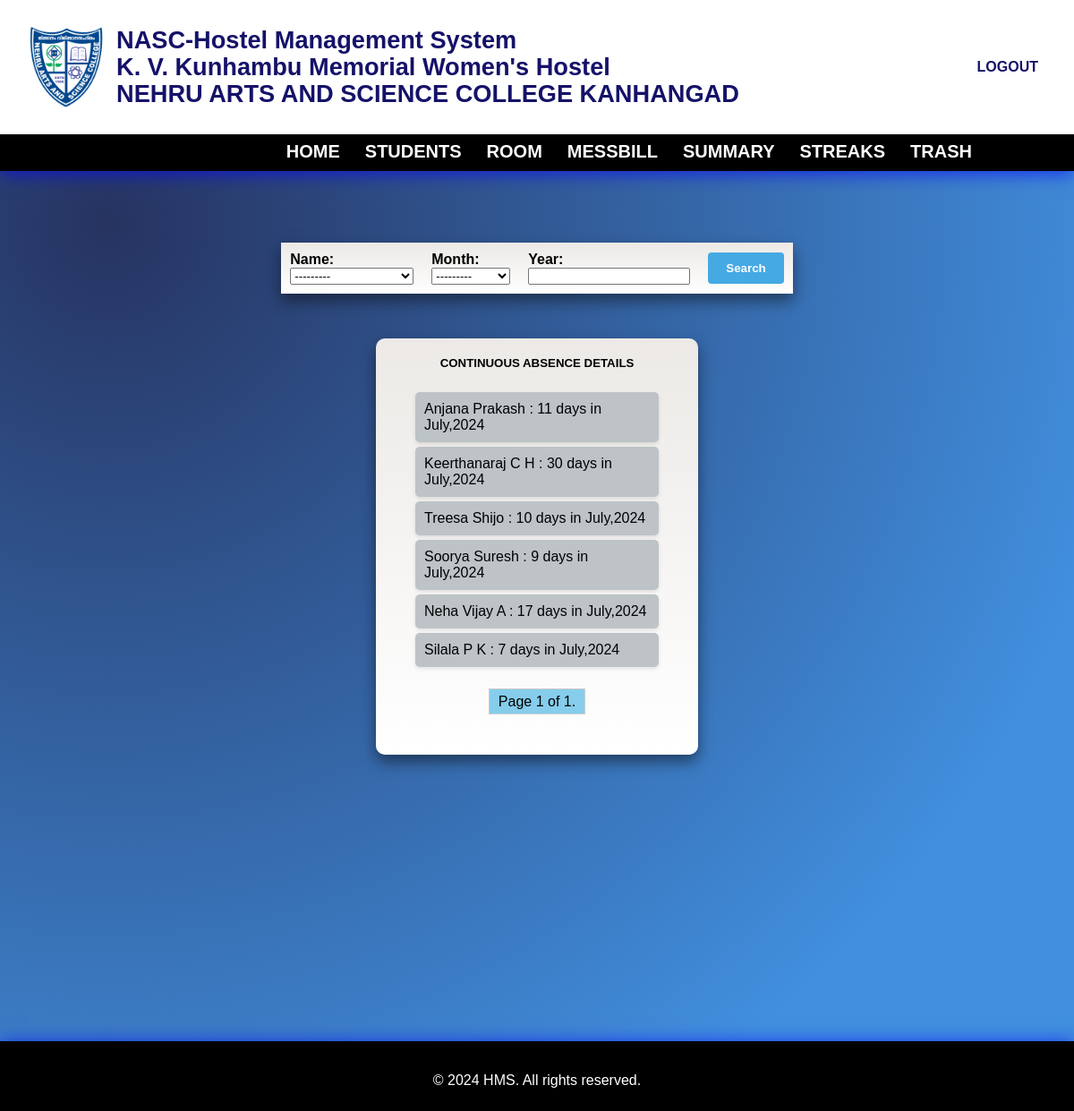
Before: /streak?page=4 (signed in) with the older database file.
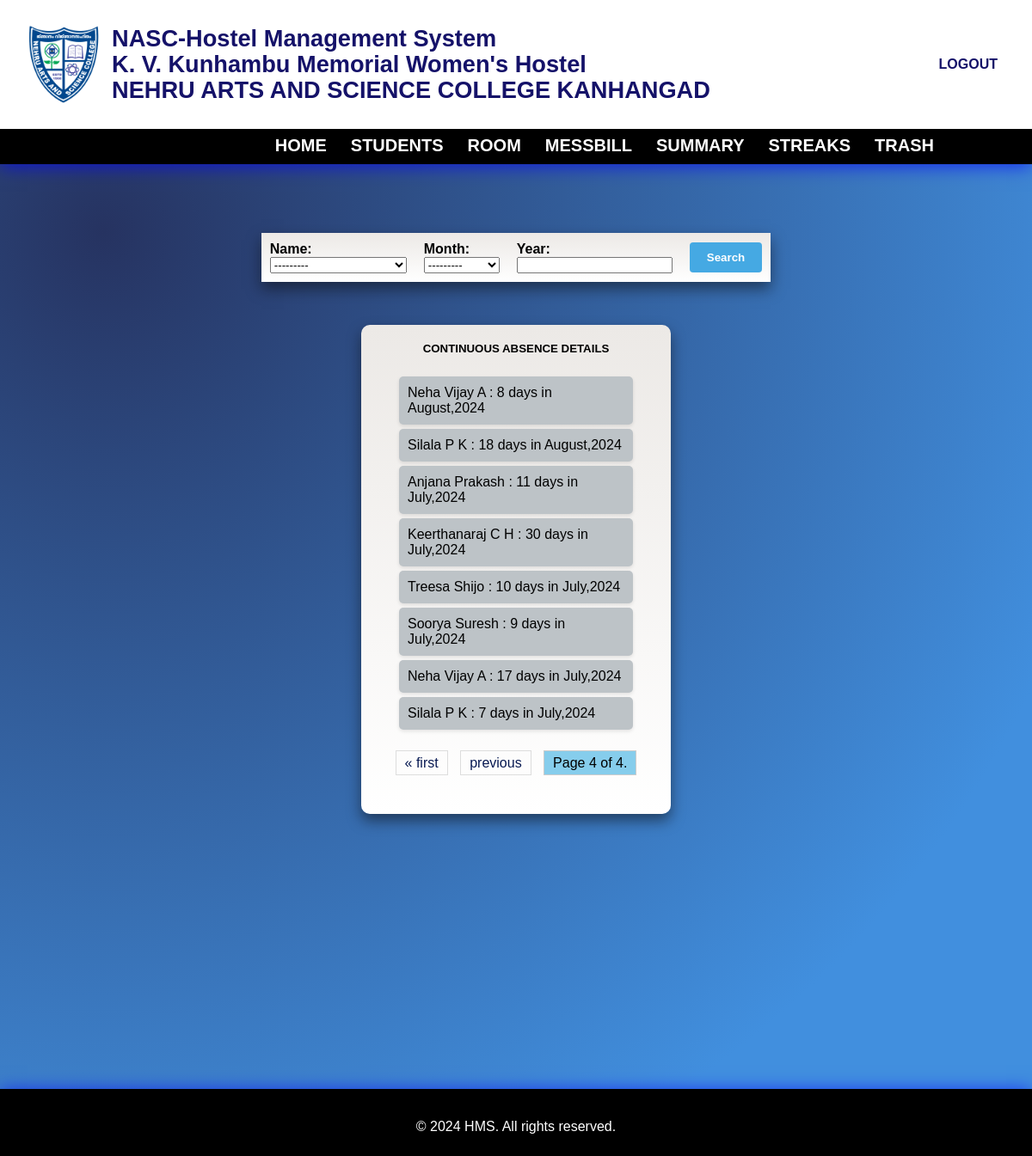
After: the same page with the newer database file.
### hostel/models.py (models this page shows, shortened)
class ContinuousAbsence(models.Model):
    bill_id = models.ForeignKey(MessBill,on_delete=models.CASCADE)
    name = models.ForeignKey(Student,on_delete=models.CASCADE)
    streak = models.IntegerField()
    MONTH_CHOICES = [
        ('January', 'January'),
        ('February', 'February'),
        ('March', 'March'),
        ('April', 'April'),
        ('May', 'May'),
        ('June', 'June'),
        ('July', 'July'),
        ('August', 'August'),
        ('September', 'September'),
        ('October', 'October'),
        ('November', 'November'),
        ('December', 'December'),
    ]
    month = models.CharField(max_length=20,choices=MONTH_CHOICES)
    year = models.IntegerField()
    class Meta:
        unique_together =  ['name','month','year']

class Student(models.Model):
    admn_no = models.PositiveIntegerField(unique=True)
    name = models.CharField(max_length=50)
    year_of_admn = models.PositiveSmallIntegerField()
    pgm = models.ForeignKey(Programme, on_delete=models.CASCADE)
    year_choices = [
        (1,'First'),(2,'Second'),(3,'Third'),(4,'Fourth'),(5,'Fifth'),
    ]
    year = models.IntegerField(choices=year_choices)
    dob = models.DateField()
    email = models.EmailField()
    photo = models.ImageField(upload_to="images/")
    contact_regex = RegexValidator(regex=r'^\d{10}$',message="Contact number must be a 10-digit number.")
    contact = models.CharField(validators=[contact_regex], max_length=10)  # Using CharField for contact with max length 10
    parent_name = models.CharField(max_length=50)
    address = models.TextField(max_length=200)
    date_joined = models.DateField(auto_now_add=True)
    CATEGORY_CHOICES = [
        ('GENERAL', 'GENERAL'),
        ('OBC', 'OBC'),
        ('OEC', 'OEC'),
        ('SC', 'SC'),
        ('ST', 'ST'),
    ]
    category = models.CharField(max_length=20, choices=CATEGORY_CHOICES, default='GENERAL')
    EGRANTZ_CHOICES = [
        (True, 'Yes'),
        (False, 'No'),
    ]
    E_Grantz = models.BooleanField(choices=EGRANTZ_CHOICES)
    def __str__(self):
        return self.name

### hostel/views.py (the view)
# urls.py: path('streak',views.streak,name='streak'),
@login_required()
def streak(request):
    try:
        streak_filter = streakFilter(request.GET, queryset=ContinuousAbsence.objects.all().select_related('name').order_by('-id'))
        streak_list = streak_filter.qs
        paginator = Paginator(streak_list,10)
        page_number = request.GET.get('page')
        page_obj = paginator.get_page(page_number)
        return render(request,"hostel/streak.html",{'filter':streak_filter,'page_obj':page_obj})
    except Exception:
        return render(request,'hostel/error.html')

### hostel/context_processors.py (called while the page is built)
def group_processor(request):
    if request.user.is_authenticated:
        is_warden_group = request.user.groups.filter(name='warden').exists()
        is_secretary_group = request.user.groups.filter(name='secretary').exists()  # Adjust as needed
    else:
        is_warden_group = False
        is_secretary_group = False
    return {
        'is_warden_group': is_warden_group,
        'is_secretary_group': is_secretary_group,
    }

### hostel/templates/hostel/streak.html (shortened to what this page needs)
{% extends 'hostel/base.html' %}
{% load static %}
{% block style %}
<link rel="stylesheet" href="{% static 'styles/streak.css' %}">
{% endblock %}
{% block content %}
<section class="main">
    <div class="main-body">
        <form method="get" class="filter-form">
            <table id="filter-table">
                <tr>
                    <td class="filter-td">
                        <label for="id_name">Name:</label>
                        {{filter.form.name}}
                    </td>
                    <td class="filter-td">
                        <label for="id_month">Month:</label>
                        {{filter.form.month}}
                    </td>
                    <td class="filter-td">
                        <label for="id_year">Year:</label>
                        {{filter.form.year}}
                    </td>
                    <td class="filter-td" style="text-align: right;">
                        <button type="submit" id="search">Search</button>
                    </td>
                </tr>
            </table>
        </form>
        <div class="main-block">
            <h5>Continuous Absence Details</h5>
            <div class="streak">
                <ul class="streak-list">
                    {% for streak in page_obj %}
                        <li class="streak-items">{{streak.name}} : {{ streak.streak }} days in {{ streak.month }},{{streak.year}}</li>
                    {% endfor %}
                </ul>
            </div>
            <div class="pagination">
                <span class="step-links">
                    {% if page_obj.has_previous %}
                        <a href="?page=1">&laquo; first</a>
                        <a href="?page={{ page_obj.previous_page_number }}">previous</a>
                    {% endif %}
                    <span class="current">
                        Page {{ page_obj.number }} of {{ page_obj.paginator.num_pages }}.
                    </span>
                </span>
            </div>
        </div>
    </div>
</section>
{% endblock %}

Changed rows visible on the page:
added ContinuousAbsence: name "Neha Vijay A", streak "8", month "August", year "2024"
added ContinuousAbsence: name "Silala P K", streak "18", month "August", year "2024"
Other visible differences:
{{ page_obj.number }}: "1" → "4"
{{ page_obj.paginator.num_pages }}: "1" → "4"
text now shown: "« first previous"
